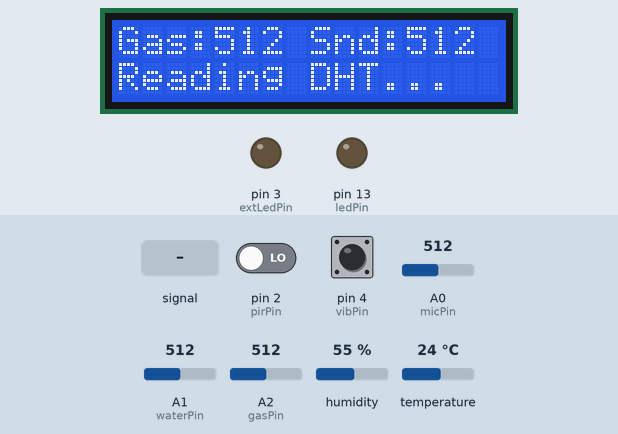
Bench run of a sketch on a simulated Arduino Uno, built with avr-gcc and run on an emulated ATmega328P. On the bench: 16×2 character LCD, output pins drawn as LEDs (lit = HIGH). The test bench sets the inputs (shaded band); at power-on: pin 2 (pirPin) LOW, humidity 55 %, A0 (micPin) = 512, A1 (waterPin) = 512, pin 4 (vibPin) HIGH, A2 (gasPin) = 512, temperature 24 °C. What the sketch prints to the serial monitor is not drawn.

Above: at 2.0 s.
2.1 s: pin 2 (pirPin) driven HIGH
At 2.7 s:
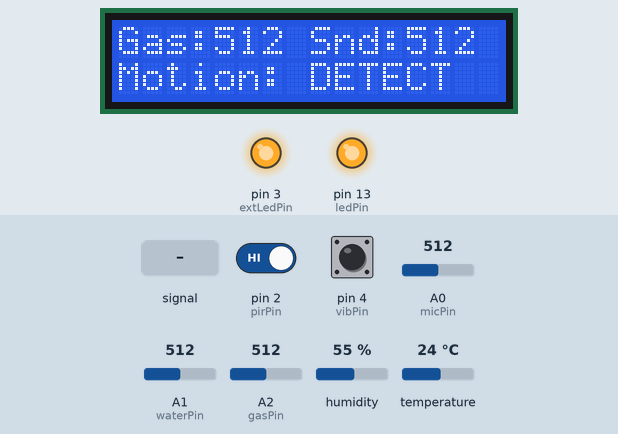
8.4 s: pin 2 (pirPin) driven LOW
At 9.0 s:
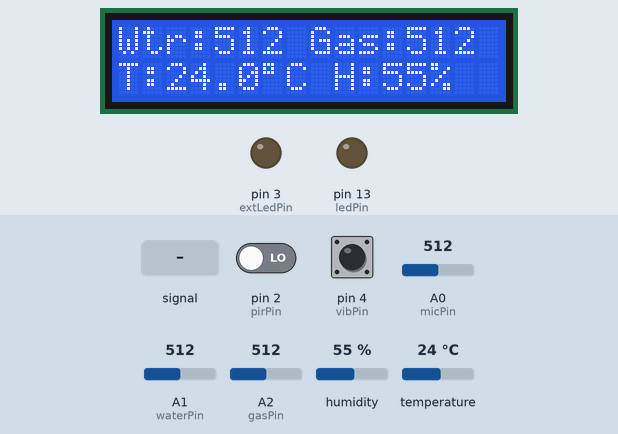
14.7 s: A0 (micPin) fed a 200 Hz sine of ±81 counts around its level
At 14.84 s:
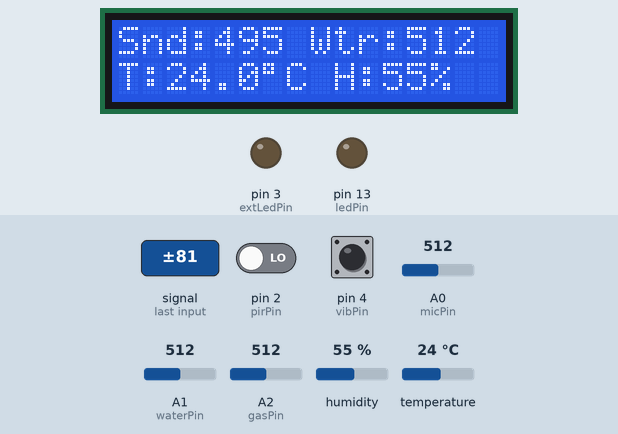
16.2 s: humidity set to 22 %
At 17.5 s:
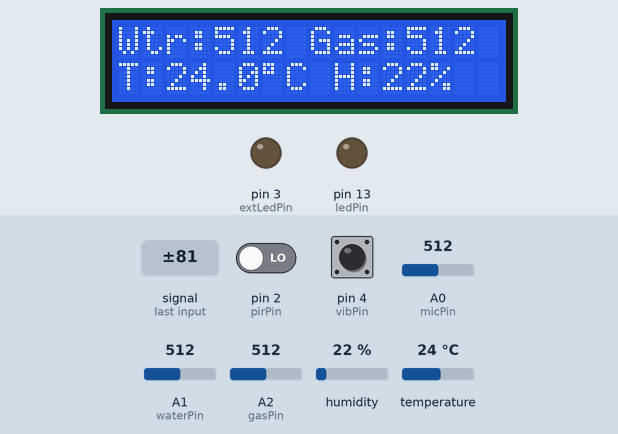
17.8 s: A0 (micPin) set to 716
At 20.6 s:
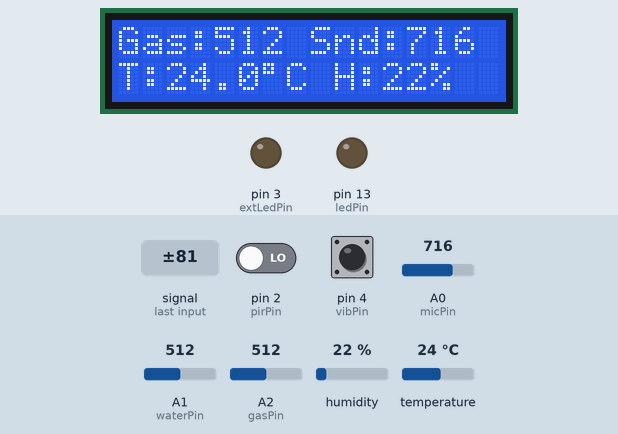
24.1 s: A1 (waterPin) set to 716
At 25.2 s:
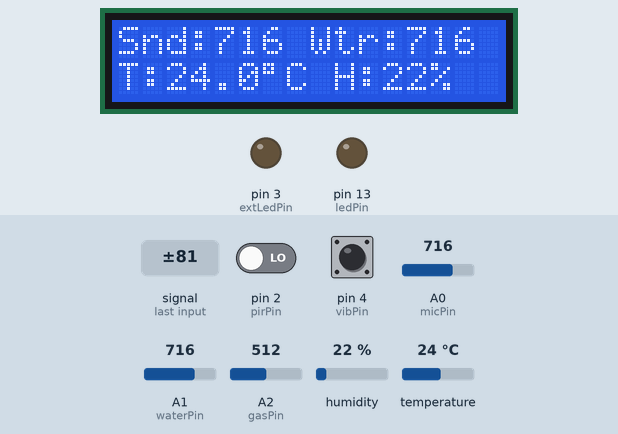
Timing chart, 0 to 27.1 s (numbered marks = the images above; inputs shaded):
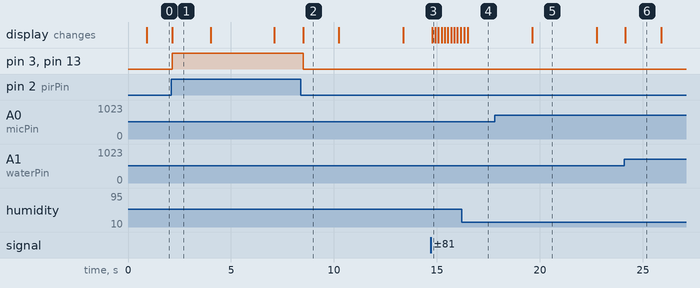

Measured:
- after the input at 2.1 s, pin 3 (extLedPin), pin 13 (ledPin): LOW → HIGH after 0.06 s; the display: changes after 0.06 s (image 1)
- after the input at 8.4 s, pin 3 (extLedPin), pin 13 (ledPin): HIGH → LOW after 0.10 s; the display: changes after 0.10 s (image 2)
- after the input at 14.7 s, the display: changes after 0.07 s (image 3)
- after the input at 24.1 s, the display: changes after 0.05 s (image 6)
- what the display in image 1 shows lasts 1.8 s, from 2.2 s to 4.0 s
- what the display in image 2 shows lasts 1.7 s, from 8.5 s to 10.2 s
- what the display in image 5 shows lasts 3.2 s, from 19.6 s to 22.8 s

The sketch:

arduino_multisensor.ino
```cpp
#include <Wire.h>
#include <LiquidCrystal_I2C.h>
#include "DHT.h"

LiquidCrystal_I2C lcd(0x27, 16, 2);

// Pins
const int micPin     = A0;   // KY-037 analog
const int waterPin   = A1;   // Water sensor analog
const int gasPin     = A2;   // MQ-2 analog OUT
const int vibPin     = 4;    // SW-1801P digital OUT
const int pirPin     = 2;    // HC-SR501 OUT
const int ledPin     = 13;   // Built-in LED
const int extLedPin  = 3;    // External LED (motion only)

// DHT11 on D5
#define DHTPIN 5
#define DHTTYPE DHT11
DHT dht(DHTPIN, DHTTYPE);

// DHT read throttle
unsigned long lastDhtMs = 0;
const unsigned long DHT_PERIOD = 2000;
float tempC = NAN, hum = NAN;

// Rotation timing
const unsigned long PAGE_MS = 3000; // 3s per view
unsigned long lastPageMs = 0;
int page = 0; // 0: Gas+Sound, 1: Sound+Water, 2: Water+Gas

unsigned long lastPrint = 0;
const unsigned long PRINT_PERIOD = 1000;  // print every 1s

void setup() {
  Serial.begin(115200);           // <<< for Python/Serial Monitor

  lcd.init();
  lcd.backlight();

  pinMode(pirPin, INPUT);
  pinMode(vibPin, INPUT);
  pinMode(ledPin, OUTPUT);
  pinMode(extLedPin, OUTPUT);
  digitalWrite(ledPin, LOW);
  digitalWrite(extLedPin, LOW);

  dht.begin();

  lcd.setCursor(0, 0);
  lcd.print("Sensors Ready");
  delay(800);
  lcd.clear();

  lastPageMs = millis();
}

void loop() {
  // Read analog sensors
  int soundValue  = analogRead(micPin);
  int waterValue  = analogRead(waterPin);
  int gasValue    = analogRead(gasPin);

  // PIR motion detection
  bool motion  = (digitalRead(pirPin) == HIGH);  // HC-SR501 is usually active-HIGH
  bool vibration  = (digitalRead(vibPin) == LOW);  // SW-1801P

  // DHT every ~2s
  unsigned long now = millis();
  if (now - lastDhtMs >= DHT_PERIOD) {
    float h = dht.readHumidity();
    float t = dht.readTemperature();
    if (!isnan(h) && !isnan(t)) { hum = h; tempC = t; }
    lastDhtMs = now;
  }

 if (now - lastPrint >= PRINT_PERIOD) {
  Serial.print("{");
  Serial.print("\"gas\":"); Serial.print(gasValue); Serial.print(",");
  Serial.print("\"sound\":"); Serial.print(soundValue); Serial.print(",");
  Serial.print("\"water\":"); Serial.print(waterValue); Serial.print(",");
  Serial.print("\"temp\":"); Serial.print(tempC); Serial.print(",");
  Serial.print("\"humidity\":"); Serial.print(hum); Serial.print(",");
  Serial.print("\"motion\":"); Serial.print(motion ? 1 : 0); Serial.print(",");
  Serial.print("\"vibration\":"); Serial.print(vibration ? 1 : 0);
  Serial.println("}");
  lastPrint = now;
}

  // Rotate line 1 every 3s
  if (now - lastPageMs >= PAGE_MS) {
    page = (page + 1) % 3;
    lastPageMs = now;
    lcd.setCursor(0, 0);
    lcd.print("                ");
  }

  // --- Line 1 (rotating sensors) ---
  lcd.setCursor(0, 0);
  switch (page) {
    case 0:
      lcd.print("Gas:"); lcd.print(gasValue);
      lcd.print(" Snd:"); lcd.print(soundValue);
      lcd.print("   ");
      break;
    case 1:
      lcd.print("Snd:"); lcd.print(soundValue);
      lcd.print(" Wtr:"); lcd.print(waterValue);
      lcd.print("   ");
      break;
    case 2:
      lcd.print("Wtr:"); lcd.print(waterValue);
      lcd.print(" Gas:"); lcd.print(gasValue);
      lcd.print("   ");
      break;
  }

  // --- Line 2 (motion or DHT info) ---
  lcd.setCursor(0, 1);
  if (motion) {
    lcd.print("Motion: DETECT ");
  } else if (!isnan(tempC) && !isnan(hum)) {
    lcd.print("T:"); lcd.print(tempC, 1);
    lcd.print((char)223); lcd.print("C H:");
    lcd.print((int)hum); lcd.print("%  ");
  } else {
    lcd.print("Reading DHT... ");
  }

  // --- LED behavior ---
  digitalWrite(extLedPin, motion ? HIGH : LOW);   // external LED → only motion
  digitalWrite(ledPin,    motion ? HIGH : LOW);   // built-in LED mirrors motion

  delay(120);
}
```
